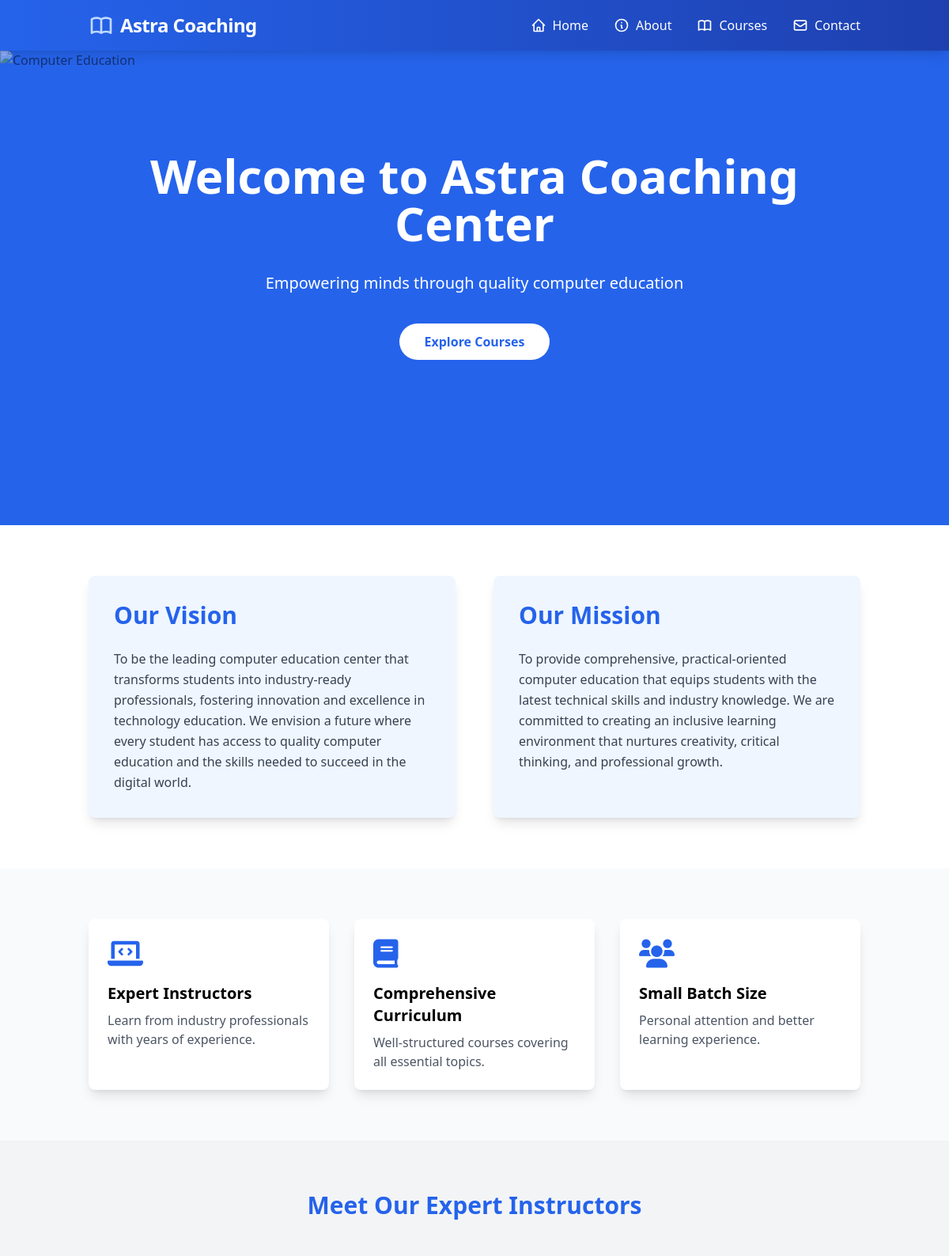
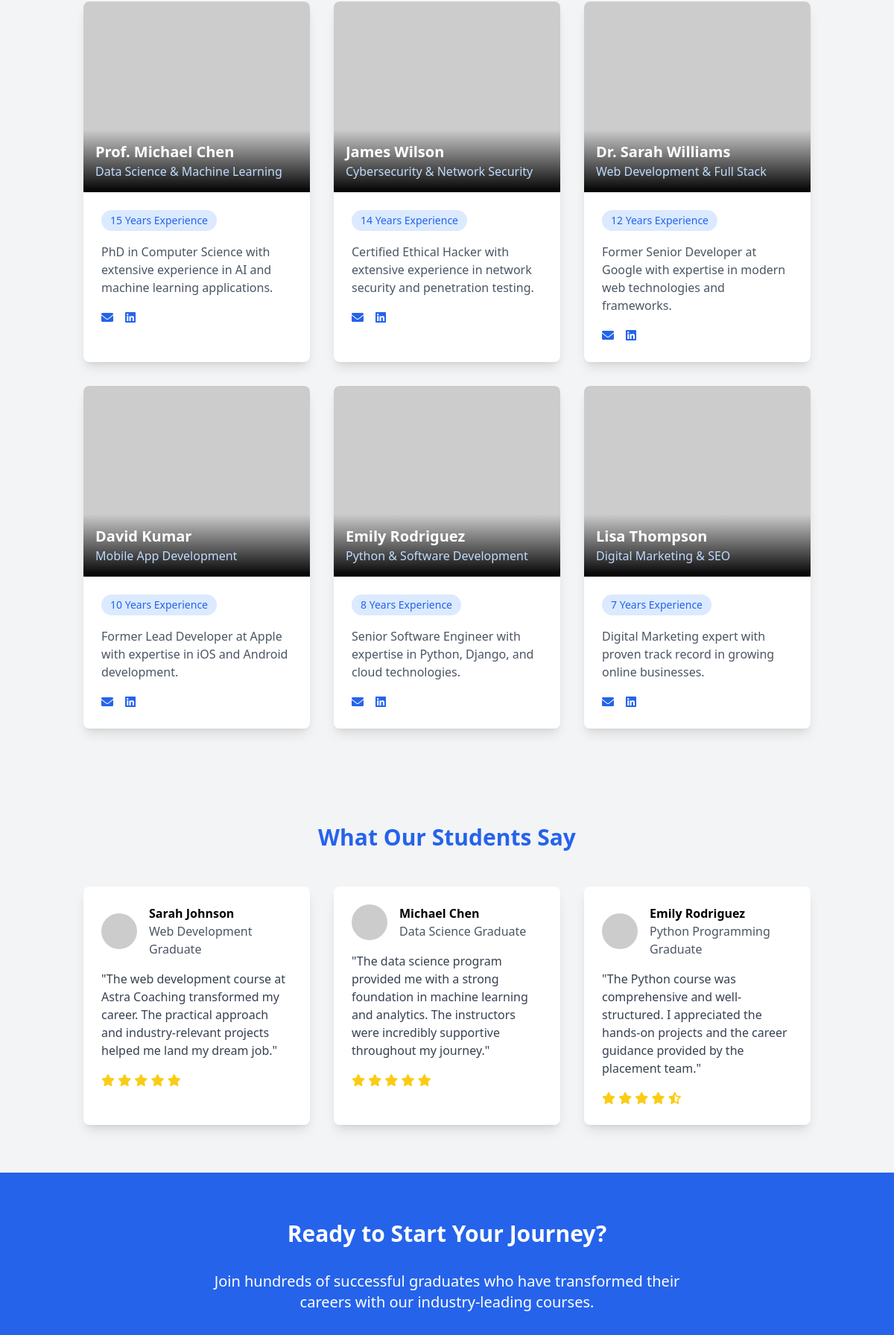
The page / (upper part) on the database its author committed (2 pictures, top to bottom).
### tables this page shows
CREATE TABLE IF NOT EXISTS instructors (
    id INT AUTO_INCREMENT PRIMARY KEY,
    name VARCHAR(255) NOT NULL,
    specialization VARCHAR(255) NOT NULL,
    experience_years INT NOT NULL,
    bio TEXT,
    image_url VARCHAR(255),
    email VARCHAR(255),
    linkedin_url VARCHAR(255),
    created_at TIMESTAMP DEFAULT CURRENT_TIMESTAMP
);

### index.php (the view, shortened to what this page needs)
<?php
require_once 'config/db.php';
$instructors = [];
$result = $conn->query("SELECT * FROM instructors ORDER BY experience_years DESC LIMIT 6");
if ($result) {
    while ($row = $result->fetch_assoc()) {
        $instructors[] = $row;
    }
}
?>
<!DOCTYPE html>
<html lang="en">
<head>
    <script src="https://cdn.tailwindcss.com"></script>
    <link rel="stylesheet" href="https://cdnjs.cloudflare.com/ajax/libs/font-awesome/6.0.0/css/all.min.css">
</head>
<body class="bg-gray-50">
   <?php require_once 'header.php'; ?>
    <div class="relative bg-blue-600 h-[600px]">
        <div class="absolute inset-0">
            <img src="https://images.unsplash.com/photo-1516321318423-f06f85e504b3?ixlib=rb-1.2.1&auto=format&fit=crop&w=1950&q=80"
                 class="w-full h-full object-cover opacity-50" alt="Computer Education">
        </div>
        <div class="relative container mx-auto px-6 py-32">
            <div class="text-center">
                <h1 class="text-4xl md:text-6xl font-bold text-white mb-8 animate-fade-in">
                    Welcome to Astra Coaching Center
                </h1>
                <p class="text-xl text-white mb-12 animate-slide-up">
                    Empowering minds through quality computer education
                </p>
                <a href="courses.php"
                   class="bg-white text-blue-600 px-8 py-3 rounded-full font-semibold hover:bg-blue-50 transition duration-300 animate-bounce">
                    Explore Courses
                </a>
            </div>
        </div>
    </div>
    <div class="bg-white py-16">
        <div class="container mx-auto px-6">
            <div class="grid grid-cols-1 md:grid-cols-2 gap-12">
                <div class="bg-blue-50 p-8 rounded-lg shadow-lg">
                    <h2 class="text-3xl font-bold text-blue-600 mb-6">Our Vision</h2>
                    <p class="text-gray-700 leading-relaxed">
                        To be the leading computer education center that transforms students into industry-ready professionals,
                        fostering innovation and excellence in technology education. We envision a future where every student
                        has access to quality computer education and the skills needed to succeed in the digital world.
                    </p>
                </div>
                <div class="bg-blue-50 p-8 rounded-lg shadow-lg">
                    <h2 class="text-3xl font-bold text-blue-600 mb-6">Our Mission</h2>
                    <p class="text-gray-700 leading-relaxed">
                        To provide comprehensive, practical-oriented computer education that equips students with the latest
                        technical skills and industry knowledge. We are committed to creating an inclusive learning environment
                        that nurtures creativity, critical thinking, and professional growth.
                    </p>
                </div>
            </div>
        </div>
    </div>
    <div class="container mx-auto px-6 py-16">
        <div class="grid grid-cols-1 md:grid-cols-3 gap-8">
            <div class="bg-white p-6 rounded-lg shadow-lg hover:shadow-xl transition duration-300">
                <i class="fas fa-laptop-code text-4xl text-blue-600 mb-4"></i>
                <h3 class="text-xl font-semibold mb-2">Expert Instructors</h3>
                <p class="text-gray-600">Learn from industry professionals with years of experience.</p>
            </div>
            <div class="bg-white p-6 rounded-lg shadow-lg hover:shadow-xl transition duration-300">
                <i class="fas fa-book text-4xl text-blue-600 mb-4"></i>
                <h3 class="text-xl font-semibold mb-2">Comprehensive Curriculum</h3>
                <p class="text-gray-600">Well-structured courses covering all essential topics.</p>
            </div>
            <div class="bg-white p-6 rounded-lg shadow-lg hover:shadow-xl transition duration-300">
                <i class="fas fa-users text-4xl text-blue-600 mb-4"></i>
                <h3 class="text-xl font-semibold mb-2">Small Batch Size</h3>
                <p class="text-gray-600">Personal attention and better learning experience.</p>
            </div>
        </div>
    </div>
    <div class="bg-gray-100 py-16">
        <div class="container mx-auto px-6">
            <h2 class="text-3xl font-bold text-center text-blue-600 mb-12">Meet Our Expert Instructors</h2>
            <div class="grid grid-cols-1 md:grid-cols-2 lg:grid-cols-3 gap-8">
                <?php foreach ($instructors as $instructor): ?>
                <div class="bg-white rounded-lg shadow-lg overflow-hidden transform hover:scale-105 transition duration-300">
                    <div class="relative">
                        <img src="<?php echo htmlspecialchars($instructor['image_url']); ?>"
                             alt="<?php echo htmlspecialchars($instructor['name']); ?>"
                             class="w-full h-64 object-cover">
                        <div class="absolute bottom-0 left-0 right-0 bg-gradient-to-t from-black to-transparent p-4">
                            <h3 class="text-xl font-semibold text-white"><?php echo htmlspecialchars($instructor['name']); ?></h3>
                            <p class="text-blue-200"><?php echo htmlspecialchars($instructor['specialization']); ?></p>
                        </div>
                    </div>
                    <div class="p-6">
                        <div class="flex items-center mb-4">
                            <span class="bg-blue-100 text-blue-600 px-3 py-1 rounded-full text-sm">
                                <?php echo htmlspecialchars($instructor['experience_years']); ?> Years Experience
                            </span>
                        </div>
                        <p class="text-gray-600 mb-4"><?php echo htmlspecialchars($instructor['bio']); ?></p>
                        <div class="flex space-x-4">
                            <a href="mailto:<?php echo htmlspecialchars($instructor['email']); ?>"
                               class="text-blue-600 hover:text-blue-800">
                                <i class="fas fa-envelope"></i>
                            </a>
                            <a href="<?php echo htmlspecialchars($instructor['linkedin_url']); ?>"
                               target="_blank"
                               class="text-blue-600 hover:text-blue-800">
                                <i class="fab fa-linkedin"></i>
                            </a>
                        </div>
                    </div>
                </div>
                <?php endforeach; ?>
            </div>
        </div>
    </div>
    <div class="bg-gray-100 py-16">
        <div class="container mx-auto px-6">
            <h2 class="text-3xl font-bold text-center text-blue-600 mb-12">What Our Students Say</h2>
            <div class="grid grid-cols-1 md:grid-cols-3 gap-8">
                <div class="bg-white p-6 rounded-lg shadow-lg">
                    <div class="flex items-center mb-4">
                        <img src="https://randomuser.me/api/portraits/women/1.jpg" alt="Student" class="w-12 h-12 rounded-full mr-4">
                        <div>
                            <h4 class="font-semibold">Sarah Johnson</h4>
                            <p class="text-gray-600">Web Development Graduate</p>
                        </div>
                    </div>
                    <p class="text-gray-700">"The web development course at Astra Coaching transformed my career. The practical approach and industry-relevant projects helped me land my dream job."</p>
                    <div class="mt-4 text-yellow-400">
                        <i class="fas fa-star"></i>
                        <i class="fas fa-star"></i>
                        <i class="fas fa-star"></i>
                        <i class="fas fa-star"></i>
                        <i class="fas fa-star"></i>
                    </div>
                </div>
                <div class="bg-white p-6 rounded-lg shadow-lg">
                    <div class="flex items-center mb-4">
                        <img src="https://randomuser.me/api/portraits/men/1.jpg" alt="Student" class="w-12 h-12 rounded-full mr-4">
                        <div>
                            <h4 class="font-semibold">Michael Chen</h4>
                            <p class="text-gray-600">Data Science Graduate</p>
                        </div>
                    </div>
                    <p class="text-gray-700">"The data science program provided me with a strong foundation in machine learning and analytics. The instructors were incredibly supportive throughout my journey."</p>
                    <div class="mt-4 text-yellow-400">
                        <i class="fas fa-star"></i>
                        <i class="fas fa-star"></i>
                        <i class="fas fa-star"></i>
                        <i class="fas fa-star"></i>
                        <i class="fas fa-star"></i>
                    </div>
                </div>
                <div class="bg-white p-6 rounded-lg shadow-lg">
                    <div class="flex items-center mb-4">
                        <img src="https://randomuser.me/api/portraits/women/2.jpg" alt="Student" class="w-12 h-12 rounded-full mr-4">
                        <div>
                            <h4 class="font-semibold">Emily Rodriguez</h4>
                            <p class="text-gray-600">Python Programming Graduate</p>
                        </div>
                    </div>
                    <p class="text-gray-700">"The Python course was comprehensive and well-structured. I appreciated the hands-on projects and the career guidance provided by the placement team."</p>
                    <div class="mt-4 text-yellow-400">
                        <i class="fas fa-star"></i>
                        <i class="fas fa-star"></i>
                        <i class="fas fa-star"></i>
                        <i class="fas fa-star"></i>
                        <i class="fas fa-star-half-alt"></i>
                    </div>
                </div>
            </div>
        </div>
    </div>
    <div class="bg-blue-600 text-white py-16">
        <div class="container mx-auto px-6 text-center">
            <h2 class="text-3xl font-bold mb-8">Ready to Start Your Journey?</h2>
            <p class="text-xl mb-8 max-w-2xl mx-auto">
                Join hundreds of successful graduates who have transformed their careers with our industry-leading courses.
            </p>
        </div>
    </div>
</body>
</html>

### rows shown on the page
instructors: name "Prof. Michael Chen", specialization "Data Science & Machine Learning", experience_years "15", bio "PhD in Computer Science with extensive experience in AI and machine learning applications."
instructors: name "James Wilson", specialization "Cybersecurity & Network Security", experience_years "14", bio "Certified Ethical Hacker with extensive experience in network security and penetration testing."
instructors: name "Dr. Sarah Williams", specialization "Web Development & Full Stack", experience_years "12", bio "Former Senior Developer at Google with expertise in modern web technologies and frameworks."
instructors: name "David Kumar", specialization "Mobile App Development", experience_years "10", bio "Former Lead Developer at Apple with expertise in iOS and Android development."
instructors: name "Emily Rodriguez", specialization "Python & Software Development", experience_years "8", bio "Senior Software Engineer with expertise in Python, Django, and cloud technologies."
instructors: name "Lisa Thompson", specialization "Digital Marketing & SEO", experience_years "7", bio "Digital Marketing expert with proven track record in growing online businesses."
